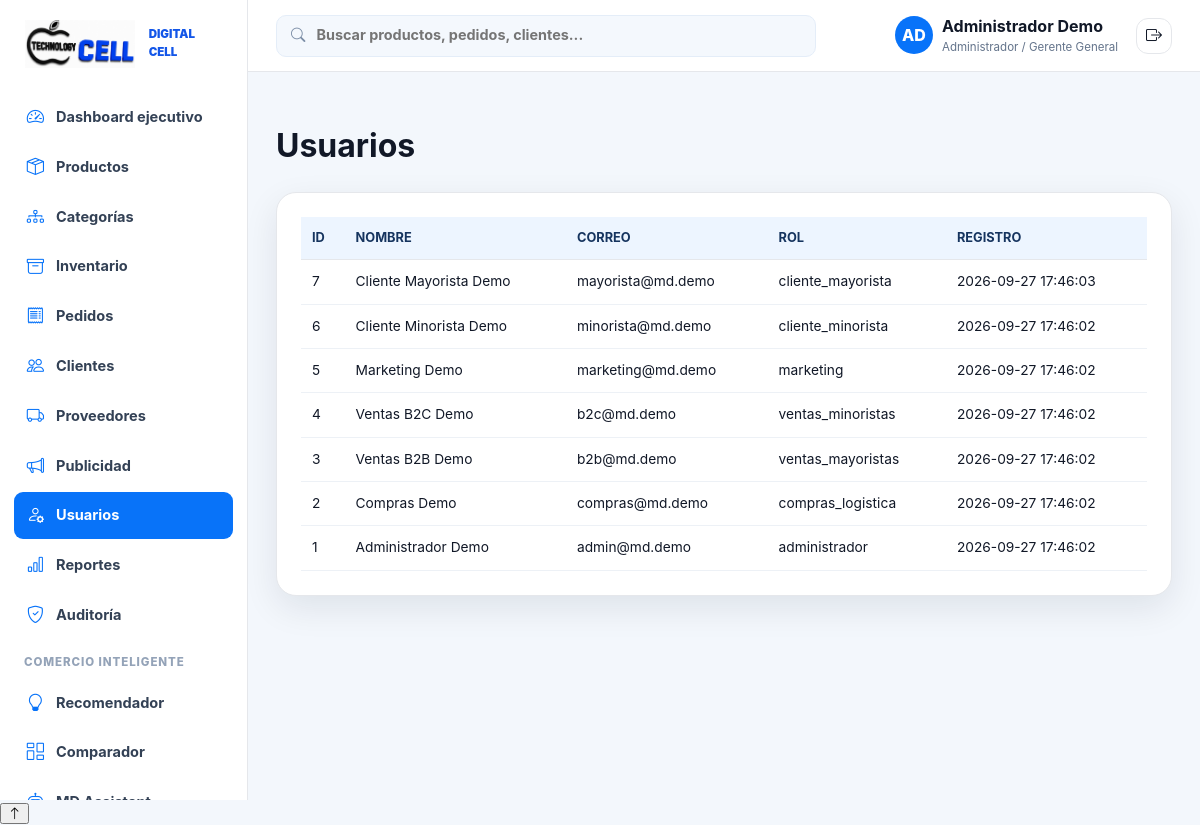
The page /admin/users (signed in) on the database its author committed.
### tables this page shows
CREATE TABLE `usuarios` (
  `id` int(11) NOT NULL,
  `nombre` varchar(120) NOT NULL,
  `correo` varchar(160) NOT NULL,
  `contrasena` varchar(255) NOT NULL,
  `rol` enum('cliente_minorista','cliente_mayorista','administrador','compras_logistica','ventas_mayoristas','ventas_minoristas','marketing') NOT NULL DEFAULT 'cliente_minorista',
  `creado_en` timestamp NOT NULL DEFAULT current_timestamp()
);

### resources/views/roles/internos/administrador/usuarios/indice.php (the view)
<h1>Usuarios</h1>
<div class="panel table-wrap">
    <table class="table">
        <tr>
            <th>ID</th>
            <th>Nombre</th>
            <th>Correo</th>
            <th>Rol</th>
            <th>Registro</th>
        </tr>
        <?php foreach ($usuarios as $usuario): ?>
            <tr>
                <td><?= (int) $usuario['id'] ?></td>
                <td><?= e($usuario['nombre']) ?></td>
                <td><?= e($usuario['correo']) ?></td>
                <td><?= e($usuario['rol']) ?></td>
                <td><?= e($usuario['creado_en']) ?></td>
            </tr>
        <?php endforeach; ?>
    </table>
</div>

### resources/views/componentes/navegacion/navbar-interno.php (shortened to what the rows shown need)
<header class="admin-topbar">
    <div class="admin-user"><span class="admin-avatar"><?= e(mb_strtoupper(mb_substr((string) ($usuarioActual['nombre'] ?? 'U'), 0, 2))) ?></span>
        <div><b><?= e($usuarioActual['nombre'] ?? 'Usuario') ?></b><small><?= e(\App\Soporte\Autorizacion\AccesoRol::label($rolActual)) ?></small></div>
    </div>
</header>

### rows shown on the page
usuarios: nombre "AD", nombre "Administrador Demo", rol "Administrador / Gerente General", id "1", correo "admin@md.demo", rol "administrador", creado_en "2026-09-27 17:46:02"
usuarios: id "7", nombre "Cliente Mayorista Demo", correo "mayorista@md.demo", rol "cliente_mayorista", creado_en "2026-09-27 17:46:03"
usuarios: id "6", nombre "Cliente Minorista Demo", correo "minorista@md.demo", rol "cliente_minorista", creado_en "2026-09-27 17:46:02"
usuarios: id "5", nombre "Marketing Demo", correo "marketing@md.demo", rol "marketing", creado_en "2026-09-27 17:46:02"
usuarios: id "4", nombre "Ventas B2C Demo", correo "b2c@md.demo", rol "ventas_minoristas", creado_en "2026-09-27 17:46:02"
usuarios: id "3", nombre "Ventas B2B Demo", correo "b2b@md.demo", rol "ventas_mayoristas", creado_en "2026-09-27 17:46:02"
usuarios: id "2", nombre "Compras Demo", correo "compras@md.demo", rol "compras_logistica", creado_en "2026-09-27 17:46:02"

### other values the page prints
$elemento['label'] "Dashboard ejecutivo"
$elemento['label'] "Productos"
$elemento['label'] "Categorías"
$elemento['label'] "Inventario"
$elemento['label'] "Pedidos"
$elemento['label'] "Clientes"
$elemento['label'] "Proveedores"
$elemento['label'] "Publicidad"
$elemento['label'] "Usuarios"
$elemento['label'] "Reportes"
$elemento['label'] "Auditoría"
